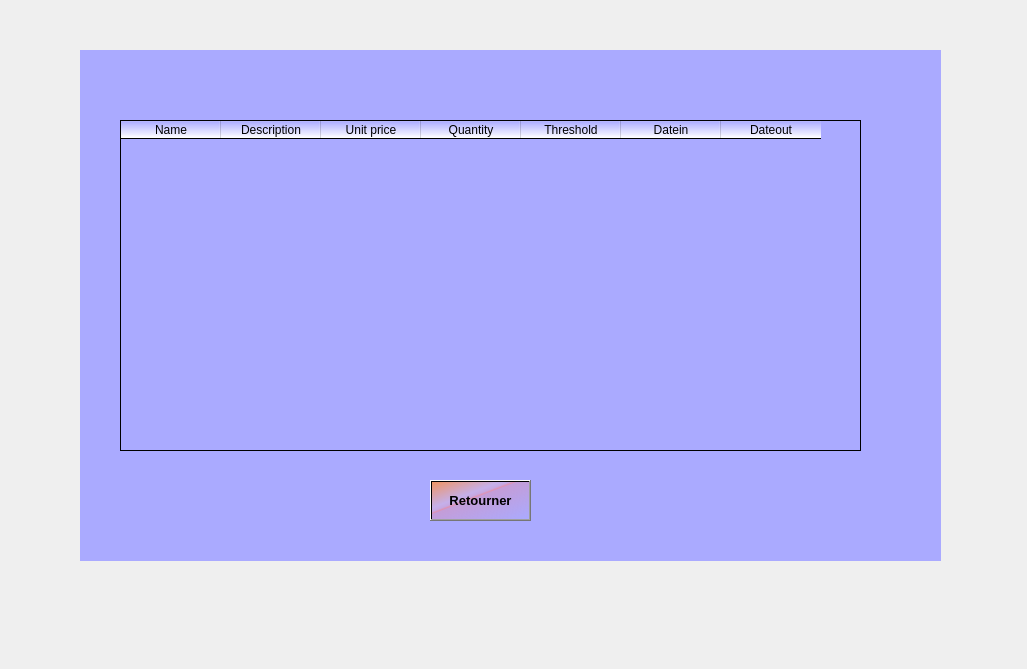
<?xml version="1.0" encoding="UTF-8"?>
<ui version="4.0">
 <class>Form</class>
 <widget class="QWidget" name="Form">
  <property name="geometry">
   <rect>
    <x>0</x>
    <y>0</y>
    <width>1027</width>
    <height>669</height>
   </rect>
  </property>
  <property name="windowTitle">
   <string>Form</string>
  </property>
  <widget class="QWidget" name="widget" native="true">
   <property name="geometry">
    <rect>
     <x>80</x>
     <y>50</y>
     <width>861</width>
     <height>511</height>
    </rect>
   </property>
   <property name="styleSheet">
    <string notr="true">background-color: qlineargradient(spread:pad, x1:1, y1:1, x2:1, y2:1, stop:0 rgba(170, 170, 255, 255), stop:1 rgba(255, 255, 255, 255));</string>
   </property>
   <widget class="QTableWidget" name="tablewidget">
    <property name="geometry">
     <rect>
      <x>40</x>
      <y>70</y>
      <width>741</width>
      <height>331</height>
     </rect>
    </property>
    <column>
     <property name="text">
      <string>Name</string>
     </property>
    </column>
    <column>
     <property name="text">
      <string>Description</string>
     </property>
    </column>
    <column>
     <property name="text">
      <string>Unit price</string>
     </property>
    </column>
    <column>
     <property name="text">
      <string>Quantity</string>
     </property>
    </column>
    <column>
     <property name="text">
      <string>Threshold</string>
     </property>
    </column>
    <column>
     <property name="text">
      <string>Datein</string>
     </property>
    </column>
    <column>
     <property name="text">
      <string>Dateout</string>
     </property>
    </column>
   </widget>
   <widget class="QPushButton" name="return_2">
    <property name="geometry">
     <rect>
      <x>350</x>
      <y>430</y>
      <width>101</width>
      <height>41</height>
     </rect>
    </property>
    <property name="font">
     <font>
      <pointsize>10</pointsize>
      <weight>75</weight>
      <bold>true</bold>
     </font>
    </property>
    <property name="styleSheet">
     <string notr="true">background-color: qlineargradient(spread:pad, x1:0, y1:0, x2:1, y2:1, stop:0 rgba(255, 143, 62, 206), stop:0.35 rgba(255, 188, 188, 80), stop:0.4 rgba(255, 162, 162, 80), stop:0.425 rgba(255, 132, 132, 156), stop:0.44 rgba(252, 128, 128, 80), stop:1 rgba(255, 255, 255, 0));</string>
    </property>
    <property name="text">
     <string>Retourner</string>
    </property>
   </widget>
  </widget>
 </widget>
 <resources/>
 <connections/>
</ui>
